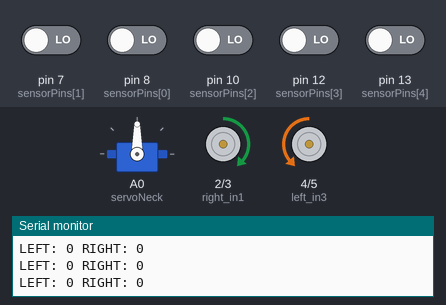
A sketch run on a simulated Arduino Uno, built with avr-gcc and run on an emulated ATmega328P. Parts: servo, motor-driver pin pairs drawn as motors (green arrow = first pin HIGH = forward, orange = second pin HIGH = backward, longer = more drive, scaled by the enable pin), the last lines printed to the serial monitor. The test bench sets the inputs (shaded band); at power-on: pin 7 (sensorPins[1]), pin 8 (sensorPins[0]), pin 10 (sensorPins[2]), pin 12 (sensorPins[3]), pin 13 (sensorPins[4]) LOW.

Above: at 1.2 s.
1.3 s: pin 7 (sensorPins[1]) driven HIGH
At 1.8 s:
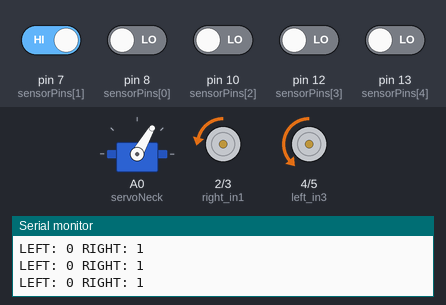
2.8 s: pin 7 (sensorPins[1]) driven LOW
At 4.0 s:
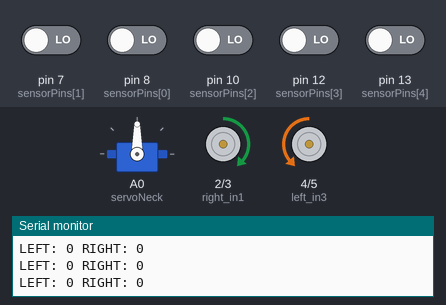
4.3 s: pin 12 (sensorPins[3]) driven HIGH
At 5.1 s:
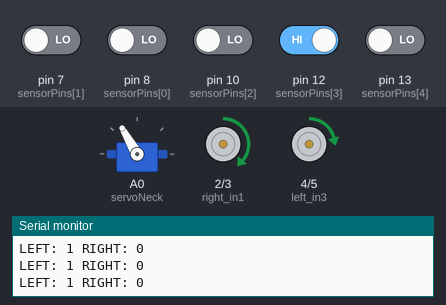
5.8 s: pin 12 (sensorPins[3]) driven LOW
At 6.2 s:
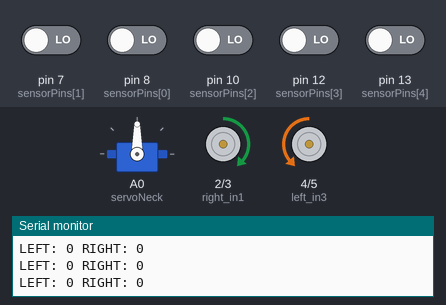
Timing chart, 0 to 8.8 s (numbered marks = the images above; inputs shaded):
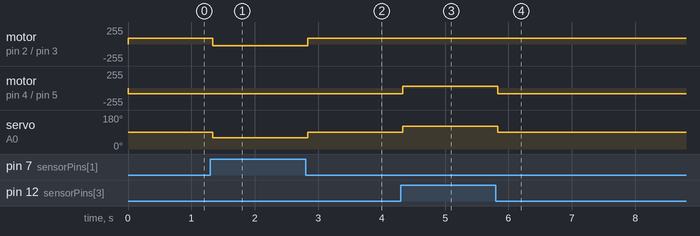

The sketch:

Cyberduck-Robot.ino
```cpp
#include <Servo.h>

// L298n pins (For motors)
#define right_in1 2
#define right_in2 3
#define left_in3 4
#define left_in4 5
#define enableLeft 6 //ENB
#define enableRight 11 //ENA

// Motors
#define stdSpeed 85

// Servo
Servo neck;
#define servoNeck A0

// Sensors
const int sensorCount = 5;
int sensorPins[] = {8, 7, 10, 12, 13}; // From left to right (travelwise)
int sensorValues[sensorCount];

void setup(){
    pinMode(left_in3, OUTPUT);
    pinMode(left_in4, OUTPUT);
    pinMode(right_in1, OUTPUT);
    pinMode(right_in2, OUTPUT);
    pinMode(enableRight, OUTPUT);
    pinMode(enableLeft, OUTPUT);

    neck.attach(servoNeck);

    for(int i = 0; i < sensorCount; i++){
      pinMode(sensorPins[i], INPUT);
    }

    Serial.begin(9600);
}

void loop(){
  control_robot();

  //test_motor();

  //test_servo();
}

// @brief This method will update the array sensorValues with the current digital read of all the sensors in the array
void readSensors(){
  for(int i = 0; i < sensorCount; i++){
    sensorValues[i] = digitalRead(sensorPins[i]);
  }

}

void control_robot(){
  readSensors();

  //int left2 = sensorValues[4]; // 13
  int left1 = sensorValues[3]; // 12
  //int central = sensorValues[2]; // 6
  int right1 = sensorValues[1]; // 7
  //int right2 = sensorValues[0]; // 8

  Serial.print("LEFT: ");
  Serial.print(sensorValues[3]);
  Serial.print(" RIGHT: ");
  Serial.print(sensorValues[1]);
  Serial.println();

  if(left1 == 0 and right1 == 0){
    forwardMovement(stdSpeed, stdSpeed);
    neck.write(90);
  }else if(left1 == 0 and right1 == 1){
    turnRight(stdSpeed);
    neck.write(60);
  }else if(left1 == 1 and right1 ==0){
    turnLeft(stdSpeed);
    neck.write(120);
  }else{
    forwardMovement(stdSpeed, stdSpeed);
    neck.write(90);
  }


}


void forwardMovement(int speedLeft, int speedRight){
  // Left wheel
  digitalWrite(left_in3, LOW);
  digitalWrite(left_in4, HIGH);
  analogWrite(enableLeft, speedLeft);

  // Right wheel
  digitalWrite(right_in1, HIGH);
  digitalWrite(right_in2, LOW);
  analogWrite(enableRight, speedRight);
}

void turnLeft(int speedRight){
  // Left wheel
  digitalWrite(left_in3, HIGH);
  digitalWrite(left_in4, LOW);
  analogWrite(enableLeft, speedRight/3);

  // Right wheel
  digitalWrite(right_in1, HIGH);
  digitalWrite(right_in2, LOW);
  analogWrite(enableRight, speedRight);
}

void turnRight(int speedLeft){
  // Left wheel
  digitalWrite(left_in3, LOW);
  digitalWrite(left_in4, HIGH);
  analogWrite(enableLeft, speedLeft);

  // Right wheel
  digitalWrite(right_in1, LOW);
  digitalWrite(right_in2, HIGH);
  analogWrite(enableRight, speedLeft/3);
}

void test_motor(){
  digitalWrite(right_in1, LOW);
  digitalWrite(right_in2, LOW);
  digitalWrite(left_in3, LOW);
  digitalWrite(left_in4, LOW);
  delay(1000);

  forwardMovement(stdSpeed, stdSpeed);
  delay(3000);
  turnLeft(stdSpeed);
  delay(1500);
  turnRight(stdSpeed);
  delay(1500);
}

void test_sensorIR(){
  Serial.print("Sensors left to right: ");
  for(int i = 0; i < sensorCount; i++){
    Serial.print(digitalRead(sensorPins[i]));
  }
  Serial.println();
}

void test_servo(){
  neck.write(60);
  delay(500);
  neck.write(90);
  delay(500);
  neck.write(120);
  delay(500);
  neck.write(90);
  delay(500);
}
```

Measured:
- after the input at 1.3 s, motor on pin 2 (right_in1) / pin 3 (right_in2): forward 85/255 → backward 28/255 at once; servo on A0 (servoNeck): 90° → 60° at once
- after the input at 2.8 s, motor on pin 2 (right_in1) / pin 3 (right_in2): backward 28/255 → forward 85/255 at once; servo on A0 (servoNeck): 60° → 90° at once
- after the input at 4.3 s, motor on pin 4 (left_in3) / pin 5 (left_in4): backward 85/255 → forward 28/255 at once; servo on A0 (servoNeck): 90° → 120° at once
- after the input at 5.8 s, motor on pin 4 (left_in3) / pin 5 (left_in4): forward 28/255 → backward 85/255 at once; servo on A0 (servoNeck): 120° → 90° at once
